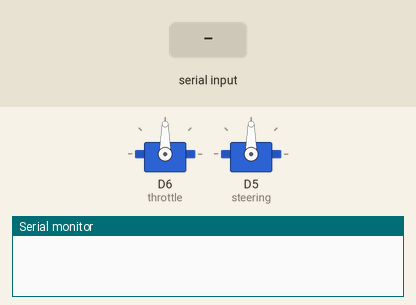
Recording of a program running on a simulated Arduino Nano ESP32. Parts: 2 × servo, the last lines printed to the serial monitor. Inputs (shaded band) come from the test bench.

Above: at 1.2 s.
1.3 s: "r" received over Serial
At 2.5 s:
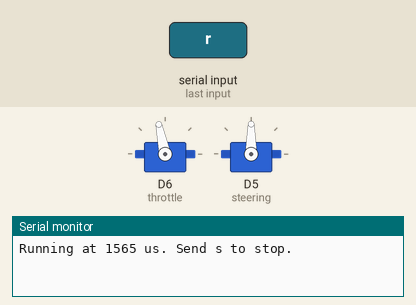
2.8 s: "s" received over Serial
At 3.7 s:
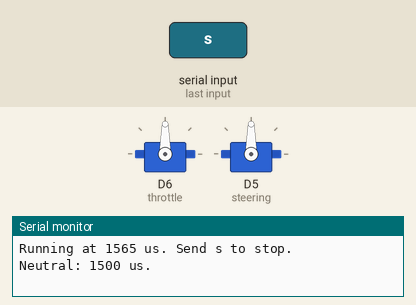
Timing chart, 0 to 5.8 s (numbered marks = the images above; inputs shaded):
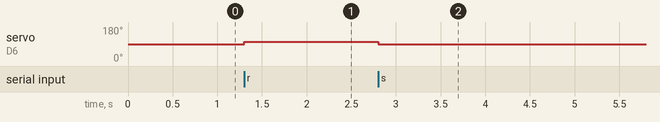

Measured:
- after the input at 1.3 s, servo on D6 (throttle): 90° → 102° at once
- after the input at 2.8 s, servo on D6 (throttle): 102° → 90° at once

The program:

main.cpp
```cpp
#include <Arduino.h>
#include <ESP32Servo.h>

Servo throttle;
Servo steering;

constexpr int NEUTRAL_US = 1500;
constexpr int TEST_US = 1565;  // test value

void setup() {
  Serial.begin(115200);

  throttle.setPeriodHertz(50);
  throttle.attach(D6, 1000, 2000);
  throttle.writeMicroseconds(NEUTRAL_US);

  steering.setPeriodHertz(50);
  steering.attach(D5, 1000, 2000);
  steering.writeMicroseconds(1500);
}

void loop() {
  if (Serial.available()) {
    char command = Serial.read();

    if (command == 'r') {
      throttle.writeMicroseconds(TEST_US);
      Serial.println("Running at 1565 us. Send s to stop.");
    } else if (command == 's') {
      throttle.writeMicroseconds(NEUTRAL_US);
      Serial.println("Neutral: 1500 us.");
    }
  }

  delay(1);
}
```
